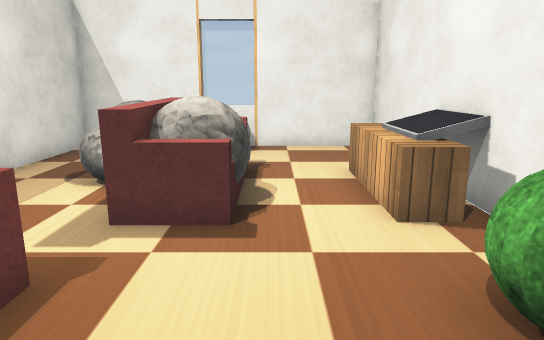
view 1 (above)

16 first-person views from a walk through a world built for the Webots simulator. The camera is 1 m above the floor, tilts 12° down and sees 70° across. The floor is counted in squares, 0.5 m on a side. Each view is taken from the middle of a square. On the plan, view 1 faces up. The plan holds only what a view shows up to about 20 squares ahead; the rest is blank. The robots in the file are not drawn. Simple shapes and patterns stand in for the simulator's stock objects.

view 2
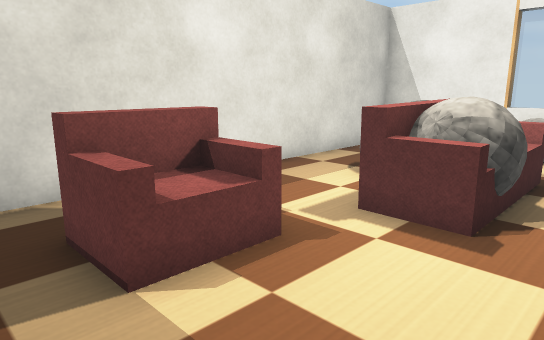

view 3
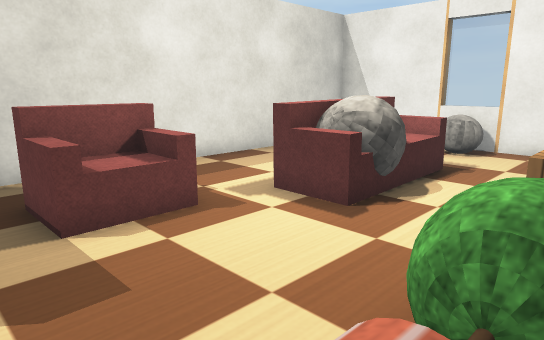

view 4
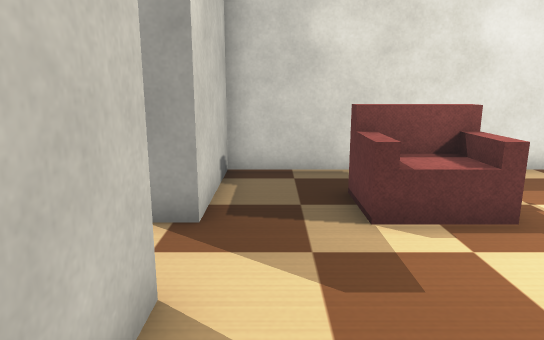

view 5
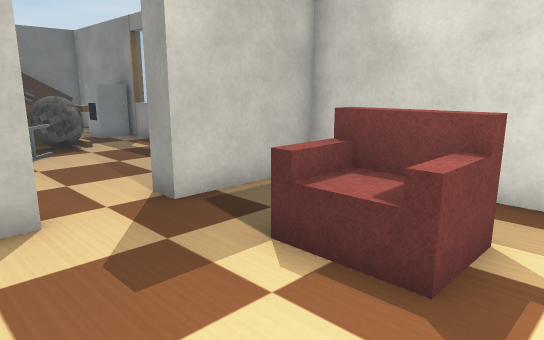

view 6
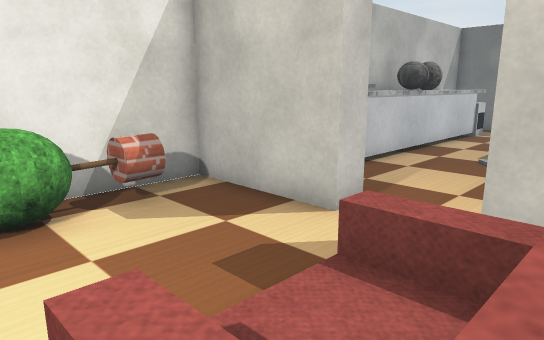

view 7
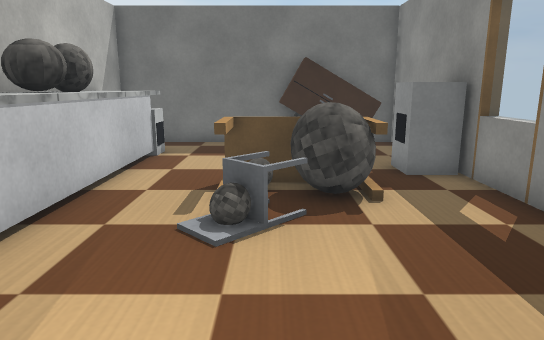

view 8
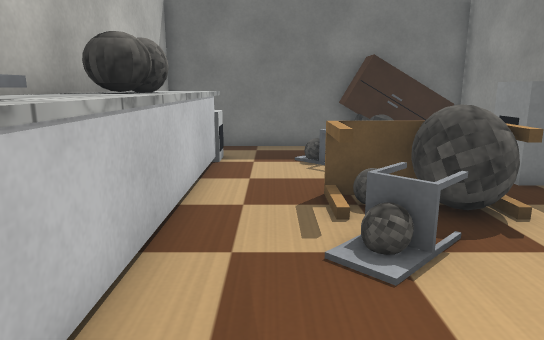

view 9
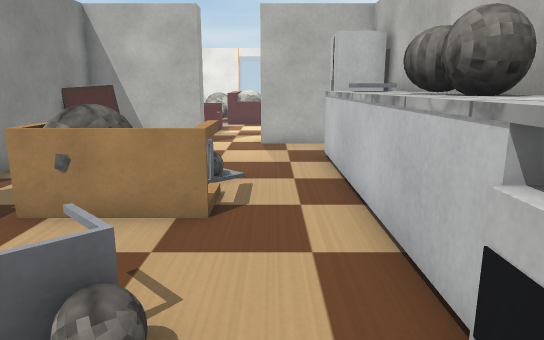

view 10
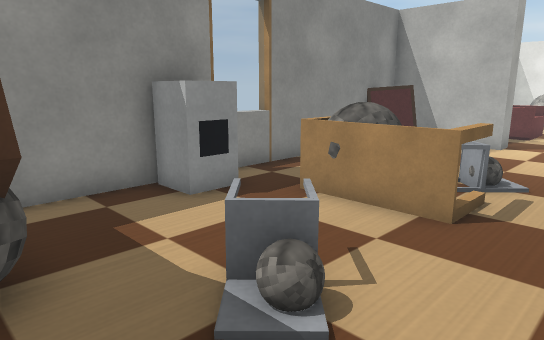

view 11
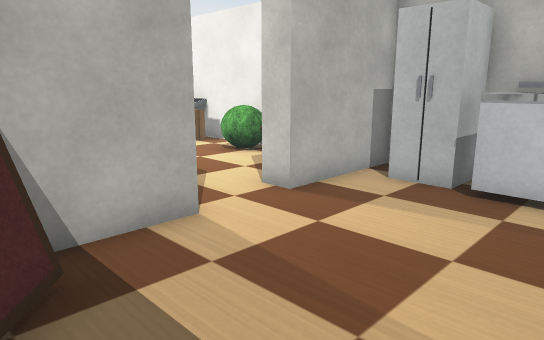

view 12
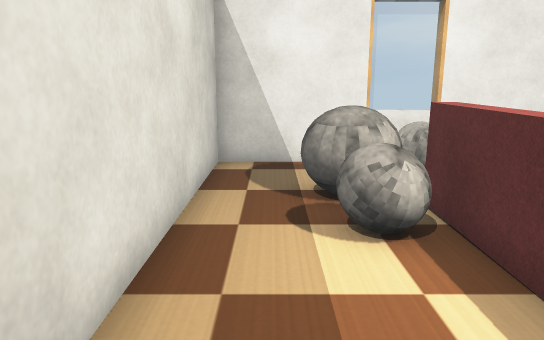

view 13
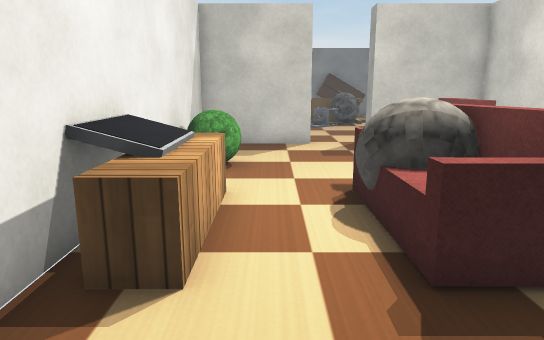

view 14
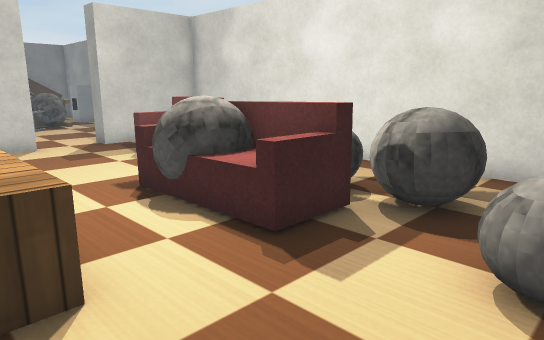

view 15
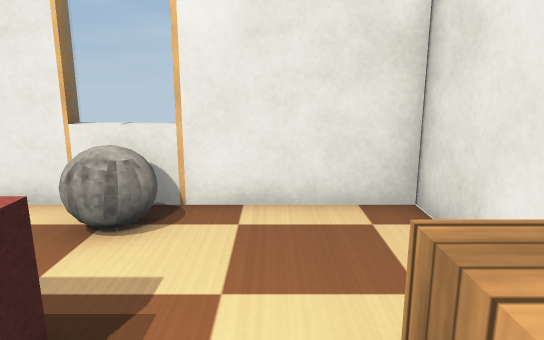

view 16
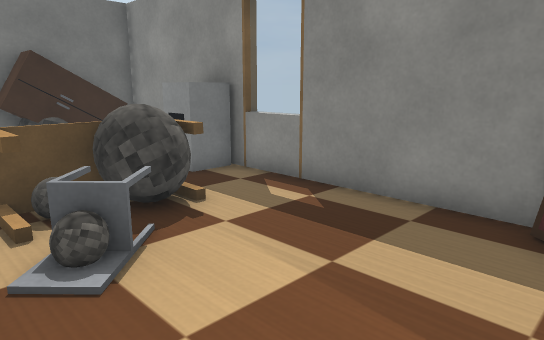

### Floor plan
Points are (right, up) in squares from view 1. A wall is a line through its corners. A room is listed if a view was taken in it or the views show most of it. See-through windows are left out.
Room 1 (views 1, 2, 3, 4, 5, 6, 7, 12, 13, 14, 15)
walls: (3.5, 9) (3.5, 13.5) (-6.5, 13.5) (-6.5, -1.1) (-2.6, -1.1) (-2.6, -1.9); (-0.4, -1.9) (-0.4, -1.1) (3.5, -1.1) (3.5, 6.1)
low walls: (3, 5.6) (1.9, 5.6) (1.9, 9.4) (3, 9.4)
ways out: opening at (-1.5, -1.5) to room 2
objects: armchair (-4, 2) to (-3, 3); rock (-4, 8) to (-3, 9); rock (-4, 10) to (-3, 11); rock (-2, 6) to (-1, 8); sofa (-2, 9) to (-1, 9); rock (-2, 12) to (-1, 13); potted tree (2, 1) to (3, 3)
Room 2 (views 8, 9, 10, 11, 16)
walls: (-2.6, -1.9) (-6.5, -1.9) (-6.5, -16.5) (3.5, -16.5) (3.5, -1.9) (-0.4, -1.9)
ways out: opening at (-1.5, -1.5) to room 1
objects: washing machine (-6, -12) to (-5, -11); painting (-6, -4) to (-5, -3); cabinet (-5, -16); rock (-4, -16) to (-3, -15); rock (-4, -10) to (-3, -9); chair (-2, -14) to (-2, -13); rock (-2, -10) to (-2, -9); chair (-2, -8) to (-1, -8); rock (-1, -14) to (-1, -13); table (-1, -10) to (-1, -9); other object (1, -14); grey box (2, -14) to (3, -12); rock (2, -12) to (3, -11); rock (2, -10) to (3, -9); grey box (2, -8) to (3, -7); other object (2, -6) to (3, -5); fridge (2, -4) to (3, -3)
Room 3 (no view inside)
walls: (3.5, 6.1) (3.5, 9)
objects: TV (3, 7) to (3, 8)

Positions as (right, up) in squares from view 1, and headings:
1: (0, 0), facing up
2: (1, 0), facing up-left
3: (3, 0), facing up-left
4: (3, 0), facing left
5: (1, 5), facing down-left
6: (-4, 4), facing down-right
7: (-2, -2), facing down
8: (0, -3), facing down
9: (0, -16), facing up
10: (1, -16), facing up-left
11: (-6, -7), facing up-right
12: (-5, 3), facing up
13: (1, 13), facing down
14: (3, 13), facing down-left
15: (1, 7), facing up
16: (0, -3), facing down-left
